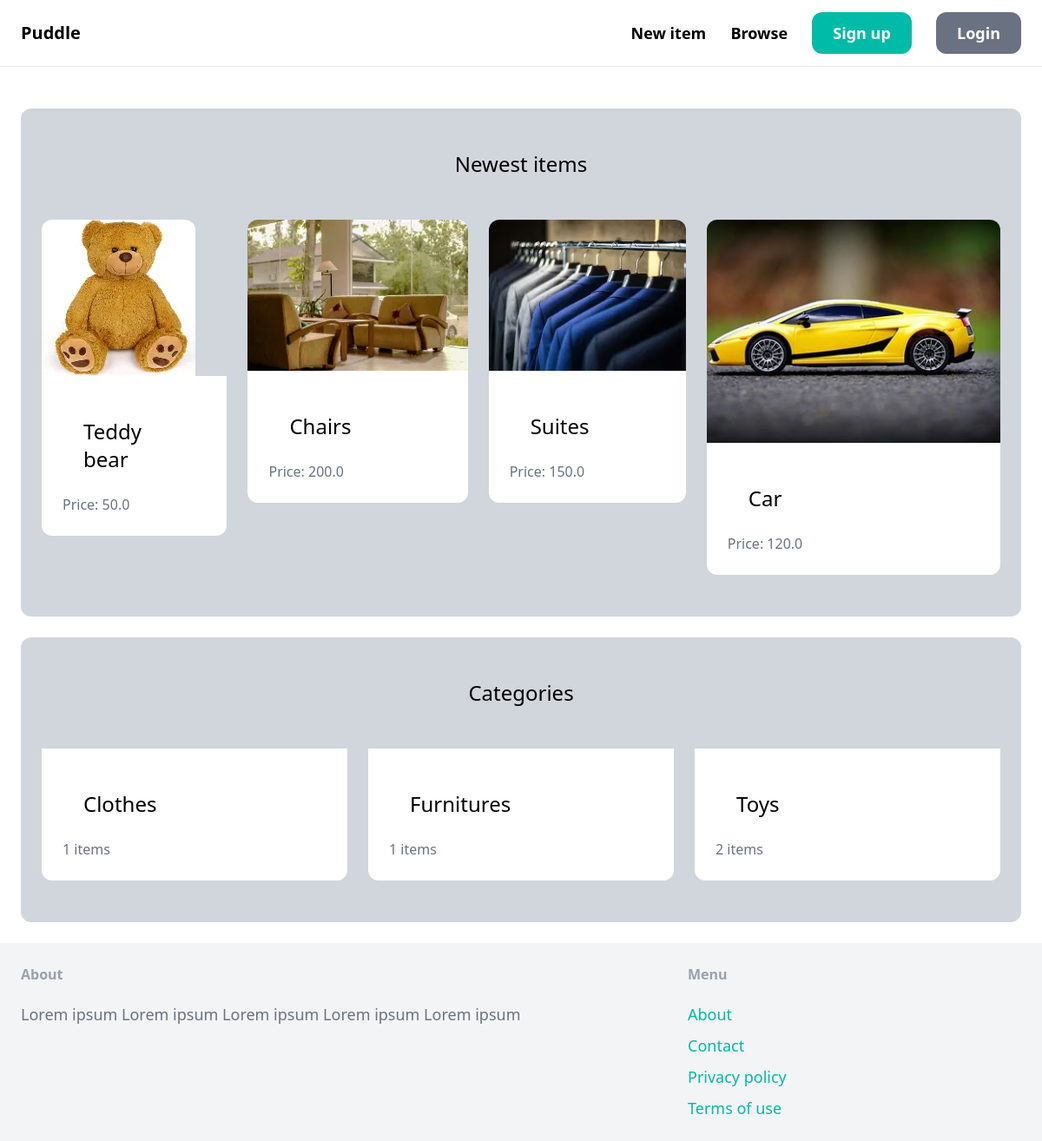
The page / on the database its author committed.
### item/models.py (models this page shows, shortened)
class Item(models.Model):
    category = models.ForeignKey(Category,related_name='items',on_delete=models.CASCADE)
    name = models.CharField(max_length=255)
    description = models.TextField(blank=True,null=True)
    price = models.FloatField()
    image = models.ImageField(upload_to='item_images',blank=True,null=True)
    is_sold = models.BooleanField(default=False)
    created_by = models.ForeignKey(User,related_name='items',on_delete=models.CASCADE)
    created_at = models.DateTimeField(auto_now_add=True)

class Category(models.Model):
    name = models.CharField(max_length=255)
    class Meta:
        ordering = ('name',)
        verbose_name_plural = 'Categories'

### core/views.py (the view)
# urls.py: path('',views.index,name='index'),
def index(req):
    items = Item.objects.filter(is_sold=False)[0:6]
    categories = Category.objects.all()
    return render(req,'core/index.html',{
        'categories': categories,
        'items': items,
    })

### core/templates/core/index.html (shortened to what this page needs)
{% extends 'core/base.html' %}
{% block content %}
    <div class="mt-6 px-6 py-12 bg-gray-300 rounded-xl">
        <h2 class="mb-12 text-2xl text-center">Newest items</h2>
        <div class="flex flex-cols-3 gap-6">
            {% for item in items%}
                    <a href="{% url 'item:detail' item.id %}">
                    <div>
                        <img src="{{item.image.url}}" class="rounded-t-xl" />
                    </div>
                    <div class="p-6 bg-white rounded-b-xl">
                        <h2 class="p-6 text-2xl">{{item.name}}</h2>
                        <p class="text-gray-500">Price: {{item.price}}</p>
                    </div>
                    </a>
            {% endfor %}
        </div>
    </div>
    <div class="mt-6 px-6 py-12 bg-gray-300 rounded-xl">
        <h2 class="mb-12 text-2xl text-center">Categories</h2>
        <div class="grid grid-cols-3 gap-6">
            {% for category in categories %}
                <div>
                    <a href="#">
                    <div class="p-6 bg-white rounded-b-xl">
                        <h2 class="p-6 text-2xl">{{category.name}}</h2>
                        <p class="text-gray-500">{{category.items.count}} items</p>
                    </div>
                    </a>
                </div>
            {% endfor %}
        </div>
    </div>
{% endblock %}

### rows shown on the page
Item: image (picture), name "Teddy bear", price "50.0"
Item: image (picture), name "Chairs", price "200.0"
Item: image (picture), name "Suites", price "150.0"
Item: image (picture), name "Car", price "120.0"
Category: name "Clothes", items.count "1"
Category: name "Furnitures", items.count "1"
Category: name "Toys", items.count "2"
